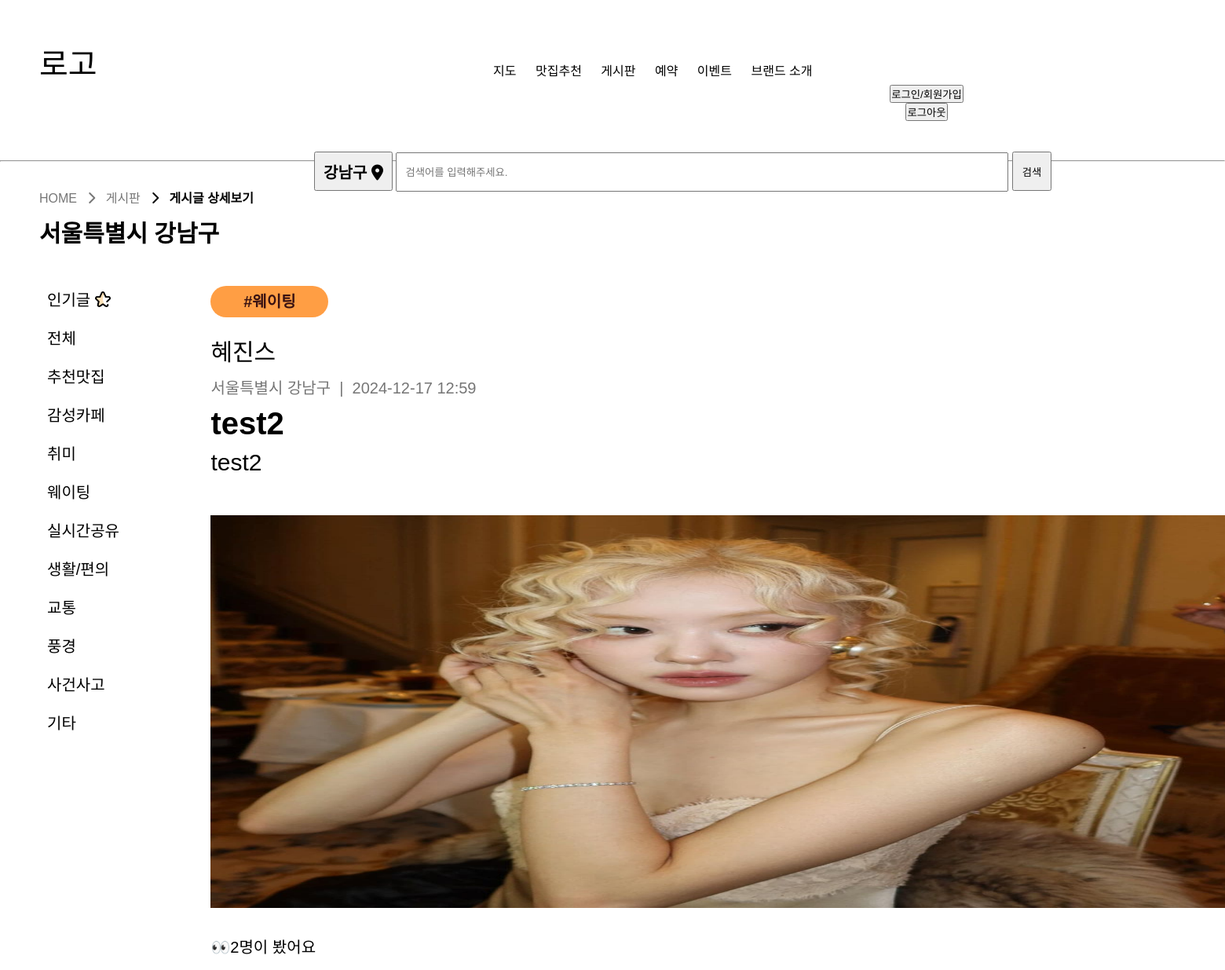
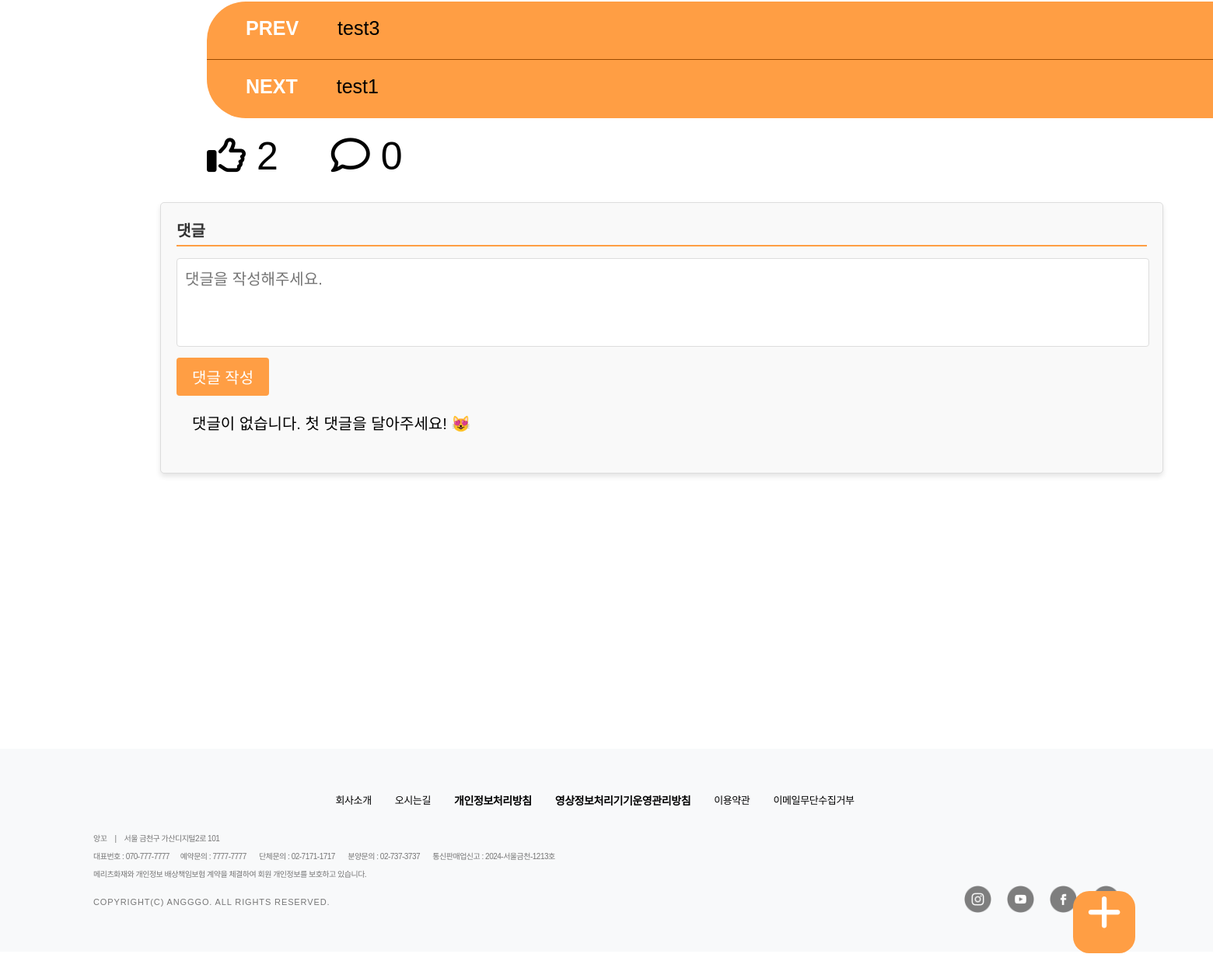
Screenshot of /board/bbview/2/ (signed in) with the database file from the repository (2 pictures, top to bottom).
### board/models.py (models this page shows, shortened)
class Board(models.Model):
  bno = models.AutoField(primary_key=True)
  member = models.ForeignKey(Member,on_delete=models.DO_NOTHING, null=True)
  btitle = models.CharField(max_length=1000)
  bcontent = models.TextField()
  bgps = models.CharField(max_length=1000)
  bselect = models.CharField(max_length=500,choices=CHOICES)
  like_member = models.ManyToManyField(Member,default='',related_name='like_member')
  bgroup = models.IntegerField(null=True)
  bstep = models.IntegerField(default=0)
  bindent = models.IntegerField(default=0)
  bhit = models.IntegerField(default=0)
  bdate = models.DateTimeField(auto_now=True)
  bfile = models.ImageField(null=True,blank=True,upload_to='board')

### member/models.py (models this page shows, shortened)
class Member(models.Model):
    id = models.CharField(max_length=50, primary_key=True)  # 아이디
    pw = models.CharField(max_length=100)  # 패스워드
    name = models.CharField(max_length=100)  # 사용자명
    nickname = models.CharField(max_length=100)  # 닉네임
    birth = models.DateField(null=True)  # 생년월일
    email = models.EmailField(max_length=100)  # 사용자 이메일
    tel = models.CharField(max_length=20)  # 사용자 전화번호
    addr = models.CharField(max_length=200)  # 사용자 주소
    mDate = models.DateTimeField(auto_now_add=True)  # 가입일
    point = models.IntegerField(default=0)  # 마일리지
    agree1 = models.DateTimeField(auto_now_add=True) # 필수약관동의
    agree2 = models.DateTimeField(auto_now_add=True) # 선택약관동의

### board/views.py (the view)
# urls.py: path('bbview/<int:bno>/', views.bbview, name='bbview'),   # 게시글 상세보기
def bbview(request,bno):    # 1. 게시글 상세보기 / 2. 좋아요 클릭 / 3. 이전글, 다음글 / 4. 댓글 리스트 출력 / 5. 조회수 늘리는 방법
  id = request.session["session_id"]
  member = Member.objects.get(id=id)
  qs__ = Board.objects.filter(bno=bno)
  if qs__[0].like_member.filter(pk=id).exists():
    result = "1"  # 좋아요 있으면
  else:
    result = "0"  # 좋아요 없으면
  count = qs__[0].like_member.count()
  print(count)
  npage = request.GET.get('npage',1)
  qs = Board.objects.get(bno=bno)
  next_qs = Board.objects.filter(Q(bgroup__lt=qs.bgroup,bstep__lte=qs.bstep)|Q(bgroup=qs.bgroup,bstep__gt=qs.bstep)).order_by('-bgroup','bstep').first()
  prev_qs = Board.objects.filter(Q(bgroup__gt=qs.bgroup,bstep__gte=qs.bstep)|Q(bgroup=qs.bgroup,bstep__lt=qs.bstep)).order_by('bgroup','-bstep').first()
  c_qs = Comment.objects.filter(board=qs).order_by("-cgroup","cstep","cdate")
  print("확인 : ",c_qs,c_qs.count)
  bgps = request.GET.get('bgps', '')
  시도, 시군구 = '', ''
  if bgps:
      try:
          시도, 시군구 = bgps.split(" ", 1)
      except ValueError:
          시도, 시군구 = bgps, ''
  day1 = datetime.replace(datetime.now(),hour=23,minute=59,second=59)
  expires = datetime.strftime(day1,"%a, %d-%b-%Y %H:%M:%S GMT")
  context = {'board':qs,'prev_qs':prev_qs,'next_qs':next_qs,"result":result,"count":count,"clist":c_qs,'current_bgps': bgps}
  response = render(request,'bbview.html',context)
  if request.COOKIES.get("cookie_boardNo") is not None:
    cookies = request.COOKIES.get("cookie_boardNo")
    cookies_list = cookies.split("|")
    if str(bno) not in cookies_list:
      response.set_cookie("cookie_boardNo",cookies+f"|{bno}",expires=expires)
      qs.bhit += 1
      qs.save()
  else:  ## 쿠키저장
    response.set_cookie('cookie_boardNo',bno,expires=expires)
    qs.bhit += 1
    qs.save()
  return response

### board/templates/bbview.html (shortened to what this page needs)
{% load static %}
<!DOCTYPE html>
<html lang="ko">
<head>
  <link rel="stylesheet" href="https://cdnjs.cloudflare.com/ajax/libs/font-awesome/6.1.0/css/all.min.css" />
  <link rel="stylesheet" type="text/css" href="{% static '/css/nboard.css' %}">
</head>
<body>
  <header>
    <div class="inner">
      <a href="/"><span class="main_logo">로고</span></a>
      <ul>
        <a href="/map/success/"><li>지도</li></a>
        <a href="/foodBoard/foodList/"><li>맛집추천</li></a>
        <a href="/board/nboard/"><li>게시판</li></a>
        <li>예약</li>
        <li>이벤트</li>
        <a href="/Brand/"><li>브랜드 소개</li></a>
      </ul>
      <span>
        <button type="button" class="ag_my"><a href="/member/login/">로그인/회원가입</a></button>
        <button type="button" class="ag_my"><a href="/member/logout/">로그아웃</a></button>
      </span>
    </div>
  </header>
  <main>
    <form action="#" name="mapping" method="post">
      <button type="button" id="gps_s"><h2>강남구  <i class="fa-solid fa-location-dot"></i></h2></button>
      <input type="search" id="list_search" placeholder="검색어를 입력해주세요." >
      <button id="seBtn">검색</button>
    </form>
    <div class="here">
      <div class="sub_navloc">HOME&nbsp;&nbsp; <i class="fa-solid fa-chevron-right"></i>&nbsp;&nbsp; 게시판&nbsp;&nbsp; <strong><i class="fa-solid fa-chevron-right"></i>&nbsp;&nbsp; 게시글 상세보기</strong></div>
      <div id="gps">서울특별시 강남구</div>
    </div>
    <div class="board">
      <div class="b_category">
        <ul>
          <li><a href="/board/nboard/?bselect=인기글">인기글 <img src="/static/images/star.png" id="heart"></a></li><br>
          <li><a href="/board/nboard/?bselect=전체">전체</a></li><br>
          <li><a href="/board/nboard/?bselect=추천맛집">추천맛집</a></li><br>
          <li><a href="/board/nboard/?bselect=감성카페">감성카페</a></li><br>
          <li><a href="/board/nboard/?bselect=취미">취미</a></li><br>
          <li><a href="/board/nboard/?bselect=웨이팅">웨이팅</a></li><br>
          <li><a href="/board/nboard/?bselect=실시간공유">실시간공유</a></li><br>
          <li><a href="/board/nboard/?bselect=생활/편의">생활/편의</a></li><br>
          <li><a href="/board/nboard/?bselect=교통">교통</a></li><br>
          <li><a href="/board/nboard/?bselect=풍경">풍경</a></li><br>
          <li><a href="/board/nboard/?bselect=사건사고">사건사고</a></li><br>
          <li><a href="/board/nboard/?bselect=기타">기타</a></li><br>
        </ul>
      </div>
      <div class="nlistview">
        <ul>
          <li><div id="tag">#{{board.bselect}}</div></li><br>
          <li>{{board.member.nickname}}</li><br>
          <li><span>{{board.bgps}}</span>&nbsp;&nbsp;|&nbsp;&nbsp;<span>{{board.bdate|date:'Y-m-d H:i'}}</span></li><br>
          <li>{{board.btitle}}</li><br>
          <li>{{board.bcontent|safe}}</li><br>
          {% if board.bfile %}
            <li><img id="fileimg" src="{{board.bfile.url}}"></li><br>
          {% endif %}
          <li id="bhit">👀{{board.bhit}}명이 봤어요</li><br>
        </ul>
        <a id="add" href="/board/bwrite/"><i class="fa-solid fa-plus"></i></a>
        <div>
          <ul class="tbody">
            <li><a href="/board/bbview/{{prev_qs.bno}}/">
              <h4>PREV</h4>
              {% if prev_qs.btitle %}
              <p>{{prev_qs.btitle}}</p>
              {% else %}
              <p><a>이전 게시글이 없습니다.</a></p>
              {% endif %}
            </a></li>
            <li><a href="/board/bbview/{{next_qs.bno}}/">
              <h4>NEXT</h4>
              {% if next_qs.btitle %}
              <p>{{next_qs.btitle}}</p>
              {% else %}
              <p><a>다음 게시글이 없습니다.</a></p>
              {% endif %}
            </a></li>
          </ul>
        </div>
        <div class="subject">
          <ul>
            <li>
              <a id="likeBtn">
                {% if result == "0" %}
                <span id="liketxt">
                  <i class="fa-regular fa-thumbs-up"></i>
                </span>
                <span id="likecount">{{count}}</span>
                {% else %}
                <span id="liketxt">
                  <i class="fa-solid fa-thumbs-up"></i>
                </span>
                <span id="likecount">{{count}}</span>
                {% endif %}
            </a>
            <span id="replycount"><i class="fa-regular fa-comment"></i>&nbsp;<span id="cnt">{{clist.count}}</span></span>
            </li>
          </ul>
        </div>
        <div class="comments-section">
          <h3>댓글</h3>
          <div class="comment-form">
            <textarea placeholder="댓글을 작성해주세요." rows="4" class="replyType"></textarea>
            <button type="button" class="replyBtn">댓글 작성</button>
          </div>
          <div class="comments-list">
            {% if clist %}
						  {% for comment in clist %}
                <ul id="{{comment.cno}}">
                  <div class="comment">
                    {% if comment.cindent > 0  %}
                      {% for i in ""|rjust:comment.cindent  %}<img src="/static/images/reply.png" style="width: 30px; height: 30px; margin: 0;">{% endfor %}
                    {% endif %}
                    <li class="name">{{comment.member.nickname}} <span>[ {{comment.cdate|date:'Y-m-d  H:i:s'}}]</span></li>
                    <span>
                    {% if request.session.session_id == comment.member.id  %}
                      <li class="btn">
                        <a class="uBtn rebtn">수정</a>
                        <a class="dBtn rebtn">삭제</a>
                        <a class="rBtn rebtn">답글</a>
                      </li>
                    {% else %}
                      <li class="btn">
                        <a class="rBtn rebtn">답글</a>
                      </li>
                    {% endif %}
                    </span>
                    <li class="txt">{{comment.ccontent}}</li>
                  </div>
                </ul>
						  {% endfor %}
						{% else %}
						<ul><li class="txt">댓글이 없습니다. 첫 댓글을 달아주세요! 😻</li></ul>
						{% endif %}
          </div>
        </div>
      </div>
  </div>
  </main>
  <footer>
    <div class="footerr">
        <div class="ftnavi">
            <ul>
                <li><a href="">회사소개</a></li>
                <li><a href="">오시는길</a></li>
                <li><a href="">개인정보처리방침</a></li>
                <li><a href="">영상정보처리기기운영관리방침</a></li>
                <li><a href="">이용약관</a></li>
                <li><a href="">이메일무단수집거부</a></li>
            </ul>
        </div>
        <div class="bottom_footer">
            <div class="addr">
                <p>앙꼬<span>|</span>서울 금천구 가산디지털2로 101</p>
                <p class="tel">대표번호 : 070-777-7777&nbsp;&nbsp;
                    <span>예약문의 : 7777-7777</span>
                    <span>단체문의 : 02-7171-1717</span>
                    <span>분양문의 : 02-737-3737</span>
                    <span>통신판매업신고 : 2024-서울금천-1213호</span>
                </p>
                <p>메리츠화재와 개인정보 배상책임보험 계약을 체결하여 회원 개인정보를 보호하고 있습니다.</p>
                <p class="copy">COPYRIGHT(C) ANGGGO. ALL RIGHTS RESERVED.</p>
            </div>
            <div class="sns">
                <a href="#"><img src="/static/images/main/insta_btn_fnew.png"></a>
                <a href="#"><img src="/static/images/main/youtube_btn_fnew.png"></a>
                <a href="#"><img src="/static/images/main/facebook_btn_fnew.png"></a>
                <a href="#"><img src="/static/images/main/kakao_ch_btn_fnew.png"></a>
            </div>
        </div>
    </div>
</footer>
</body>
</html>

### rows the page displays
Board: bselect "웨이팅", member.nickname "혜진스", bgps "서울특별시 강남구", bdate "2024-12-17 12:59", btitle "test2", bcontent "test2", bfile (picture), bhit "2"
Board: btitle "test3"
Board: btitle "test1"

### other values shown
{{ count }} "2"
{{ clist.count }} "0"
